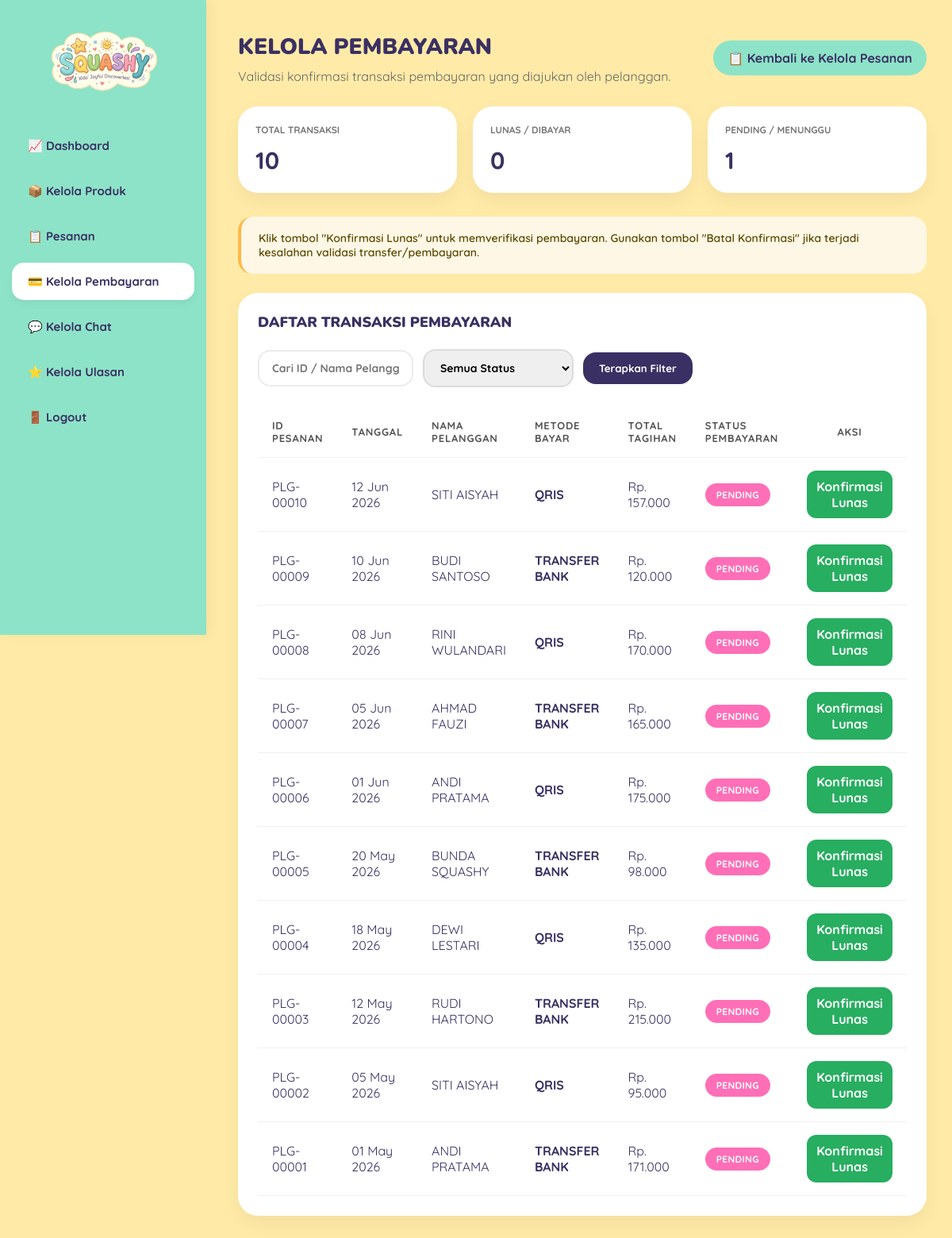
/admin/kelola_pembayaran.php, run on the app's committed database.
### tables this page shows
CREATE TABLE `payment` (
  `id_payment` int NOT NULL,
  `id_order` int NOT NULL,
  `metode_pembayaran` varchar(255) DEFAULT NULL,
  `status_pembayaran` varchar(100) DEFAULT 'pending',
  `waktu_bayar` timestamp NULL DEFAULT CURRENT_TIMESTAMP
);

CREATE TABLE `order` (
  `id_order` int NOT NULL,
  `id_user` int NOT NULL,
  `nomer_hp` varchar(100) DEFAULT NULL,
  `nama_pembeli` varchar(255) NOT NULL,
  `tanggal_pesanan` timestamp NULL DEFAULT CURRENT_TIMESTAMP,
  `total_tagihan` int NOT NULL,
  `status_pesanan` enum('pending','dibayar','diproses','dikirim','selesai','dibatalkan') DEFAULT 'pending',
  `snap_token` varchar(255) DEFAULT NULL,
  `no_resi` varchar(50) DEFAULT '',
  `nomor_resi` varchar(50) DEFAULT NULL
);

### admin/kelola_pembayaran.php (the view, shortened to what this page needs)
<?php
require_once '../config/database.php';
$search = isset($_GET['search']) ? mysqli_real_escape_string($conn, $_GET['search']) : '';
$status_pembayaran = isset($_GET['status_pembayaran']) ? mysqli_real_escape_string($conn, $_GET['status_pembayaran']) : 'Semua Status';
$where_clauses = ["1=1"];
$where_sql = implode(' AND ', $where_clauses);
$query_payments = "
SELECT
    o.id_order,
    o.nama_pembeli,
    o.tanggal_pesanan,
    o.total_tagihan,
    o.status_pesanan,
    p.id_payment,
    p.metode_pembayaran,
    p.status_pembayaran,
    p.waktu_bayar
FROM `order` o
LEFT JOIN payment p ON o.id_order = p.id_order
WHERE $where_sql
ORDER BY o.tanggal_pesanan DESC, o.id_order DESC
";
$result_payments = mysqli_query($conn, $query_payments);
$summary_sql = "
SELECT
    COUNT(*) as total_transaksi,
    SUM(CASE WHEN LOWER(p.status_pembayaran) = 'dibayar' OR LOWER(p.status_pembayaran) = 'selesai' THEN 1 ELSE 0 END) as total_lunas,
    SUM(CASE WHEN LOWER(p.status_pembayaran) = 'pending' OR p.status_pembayaran IS NULL THEN 1 ELSE 0 END) as total_pending
FROM `order` o
LEFT JOIN payment p ON o.id_order = p.id_order
";
$summary_res = mysqli_query($conn, $summary_sql);
$summary_data = mysqli_fetch_assoc($summary_res);
$total_transaksi = $summary_data['total_transaksi'] ?? 0;
$total_lunas = $summary_data['total_lunas'] ?? 0;
$total_pending = $summary_data['total_pending'] ?? 0;
?>
<!DOCTYPE html>
<html lang="id">
<head>
</head>
<body>
    <?php require_once '../components/layout/header_admin.php'; ?>
    <div class="main-content">
        <div class="header-dash">
            <div>
                <h1>KELOLA PEMBAYARAN</h1>
                <p style="color: var(--text-muted); margin-top: 8px;">Validasi konfirmasi transaksi pembayaran yang diajukan oleh pelanggan.</p>
            </div>
            <a href="kelola_pesanan.php" class="btn-status-link">📋 Kembali ke Kelola Pesanan</a>
        </div>
        <div class="top-cards-grid">
            <div class="stat-card">
                <span>Total Transaksi</span>
                <h2><?= number_format($total_transaksi, 0, ',', '.') ?></h2>
            </div>
            <div class="stat-card">
                <span>Lunas / Dibayar</span>
                <h2><?= number_format($total_lunas, 0, ',', '.') ?></h2>
            </div>
            <div class="stat-card">
                <span>Pending / Menunggu</span>
                <h2><?= number_format($total_pending, 0, ',', '.') ?></h2>
            </div>
        </div>
        <div class="info-note">
            Klik tombol "Konfirmasi Lunas" untuk memverifikasi pembayaran. Gunakan tombol "Batal Konfirmasi" jika terjadi kesalahan validasi transfer/pembayaran.
        </div>
        <div class="table-box">
            <h3>DAFTAR TRANSAKSI PEMBAYARAN</h3>
            <form method="GET" class="filter-form-bar">
                <input
                    type="text"
                    name="search"
                    placeholder="Cari ID / Nama Pelanggan..."
                    value="<?= htmlspecialchars($search) ?>">
                <select name="status_pembayaran">
                    <option value="Semua Status" <?= $status_pembayaran == 'Semua Status' ? 'selected' : '' ?>>Semua Status</option>
                </select>
                <button type="submit">Terapkan Filter</button>
            </form>
            <table class="squashy-table">
                <thead>
                    <tr>
                        <th>ID Pesanan</th>
                        <th>Tanggal</th>
                        <th>Nama Pelanggan</th>
                        <th>Metode Bayar</th>
                        <th>Total Tagihan</th>
                        <th>Status Pembayaran</th>
                        <th style="text-align:center;">Aksi</th>
                    </tr>
                </thead>
                <tbody>
                    <?php if ($result_payments && mysqli_num_rows($result_payments) > 0): ?>
                        <?php while ($row = mysqli_fetch_assoc($result_payments)): ?>
                            <?php $display_id = "PLG-" . str_pad($row['id_order'], 5, "0", STR_PAD_LEFT); ?>
                            <tr>
                                <td><?= $display_id ?></td>
                                <td><?= date('d M Y', strtotime($row['tanggal_pesanan'])) ?></td>
                                <td><?= htmlspecialchars(strtoupper($row['nama_pembeli'])) ?></td>
                                <td><strong><?= htmlspecialchars(strtoupper($row['metode_pembayaran'] ?? '-')) ?></strong></td>
                                <td>Rp. <?= number_format($row['total_tagihan'], 0, ',', '.') ?></td>
                                <td>
                                    <?php
                                    $is_lunas = strtolower($row['status_pembayaran']) === 'dibayar' || strtolower($row['status_pembayaran']) === 'selesai';
                                    $status_label = $is_lunas ? 'chip-lunas' : 'chip-pending';
                                    $status_text = $is_lunas ? 'Lunas' : 'Pending';
                                    ?>
                                    <span class="status-chip <?= $status_label ?>"><?= $status_text ?></span>
                                </td>
                                <td style="text-align:center;">
                                    <div class="actions-cell">
                                        <?php if (!$is_lunas): ?>
                                            <a href="kelola_pembayaran.php?id=<?= $row['id_order'] ?>&action=confirm" class="btn-action bg-confirm">Konfirmasi Lunas</a>
                                        <?php else: ?>
                                            <a href="kelola_pembayaran.php?id=<?= $row['id_order'] ?>&action=reset" class="btn-action bg-reset">Batal Konfirmasi</a>
                                        <?php endif; ?>
                                    </div>
                                </td>
                            </tr>
                        <?php endwhile; ?>
                    <?php else: ?>
                        <tr>
                            <td colspan="7" style="text-align:center; padding:32px; color:#888;">Tidak ada data transaksi pembayaran ditemukan.</td>
                        </tr>
                    <?php endif; ?>
                </tbody>
            </table>
        </div>
    </div>
</body>
</html>

### admin/kelola_pembayaran.php (style rules this page uses)
:root { --mint-bg: #8DE3C7; --cream-bg: #FFEAA7; --dark-purple: #3A3063; --green-card: #27AE60; --orange-card: #F2994A; --blue-card: #4DA8FF; --soft-green: #A8E6CF; --white: #FFFFFF; --text-muted: #666; --pink-card: #FF6FB7; }
* { margin: 0; padding: 0; box-sizing: border-box; }
body { font-family: 'Quicksand', sans-serif; background-color: var(--cream-bg); color: var(--dark-purple); min-height: 100vh; display: flex; }
.main-content { margin-left: 260px; flex: 1; padding: 40px; min-height: 100vh; }
.header-dash { display: flex; justify-content: space-between; align-items: center; margin-bottom: 28px; gap: 20px; flex-wrap: wrap; }
.header-dash h1 { font-family: 'Nunito', sans-serif; font-size: 28px; font-weight: 900; }
.btn-status-link, .btn-action { display: inline-flex; align-items: center; justify-content: center; gap: 8px; border: none; border-radius: 999px; background: var(--mint-bg); color: var(--dark-purple); font-weight: 700; text-decoration: none; padding: 12px 18px; transition: transform 0.2s ease, box-shadow 0.2s ease; }
.top-cards-grid { display: grid; grid-template-columns: repeat(3, minmax(180px, 1fr)); gap: 20px; margin-bottom: 30px; }
.stat-card { background: white; border-radius: 25px; padding: 22px; box-shadow: 0 10px 25px rgba(0, 0, 0, 0.05); }
.stat-card span { display: block; font-size: 12px; font-weight: 700; text-transform: uppercase; margin-bottom: 12px; color: #777; }
.stat-card h2 { font-size: 30px; font-weight: 900; }
.status-chip { display: inline-block; padding: 7px 14px; border-radius: 999px; font-size: 12px; font-weight: 700; color: var(--white); text-transform: uppercase; letter-spacing: 0.3px; }
.chip-pending { background: var(--pink-card); }
.table-box { background: white; border-radius: 25px; padding: 25px; box-shadow: 0 10px 25px rgba(0, 0, 0, 0.05); }
.table-box h3 { font-family: 'Nunito', sans-serif; font-size: 18px; font-weight: 900; margin-bottom: 22px; }
.filter-form-bar { display: flex; flex-wrap: wrap; gap: 12px; margin-bottom: 24px; align-items: center; }
.filter-form-bar input, .filter-form-bar select { border: 2px solid rgba(0, 0, 0, 0.08); border-radius: 16px; padding: 12px 16px; font-size: 14px; min-width: 190px; outline: none; font-family: 'Quicksand', sans-serif; font-weight: 700; }
.filter-form-bar button { border: none; background: var(--dark-purple); color: white; border-radius: 16px; padding: 12px 20px; font-weight: 700; cursor: pointer; font-family: 'Quicksand', sans-serif; transition: all 0.2s ease; }
.squashy-table { width: 100%; border-collapse: collapse; min-width: 800px; }
.squashy-table th, .squashy-table td { padding: 16px 18px; border-bottom: 1px solid #F0F0F0; text-align: left; }
.squashy-table th { font-size: 13px; font-weight: 900; letter-spacing: 0.8px; color: #555; text-transform: uppercase; }
.actions-cell { display: flex; gap: 8px; flex-wrap: wrap; justify-content: center; }
.btn-action { border: none; padding: 10px 12px; border-radius: 12px; cursor: pointer; text-decoration: none; font-weight: 700; color: var(--white); min-width: 95px; text-align: center; font-family: 'Quicksand', sans-serif; }
.bg-confirm { background: var(--green-card); }
.info-note { background: #FFF7E6; border-left: 4px solid #FFB847; padding: 18px 22px; border-radius: 18px; margin-bottom: 24px; color: #5C4A00; font-size: 14px; font-weight: 600; }

### components/layout/header_admin.php (style rules this page uses)
:root { --mint-bg: #8DE3C7; --cream-bg: #FFEAA7; --dark-purple: #3A3063; --white: #FFFFFF; }
body { margin: 0; font-family: 'Quicksand', sans-serif; background-color: var(--cream-bg); color: var(--dark-purple); display: flex; }
.main-content { margin-left: 260px; flex: 1; padding: 40px; min-height: 100vh; }

### data on the page
payment: id_order.id_order "PLG-00010", id_order.tanggal_pesanan "12 Jun 2026", id_order.nama_pembeli "SITI AISYAH", metode_pembayaran "QRIS", id_order.total_tagihan "157.000", status_pembayaran "PENDING"
payment: id_order.id_order "PLG-00009", id_order.tanggal_pesanan "10 Jun 2026", id_order.nama_pembeli "BUDI SANTOSO", metode_pembayaran "TRANSFER BANK", id_order.total_tagihan "120.000", status_pembayaran "PENDING"
payment: id_order.id_order "PLG-00008", id_order.tanggal_pesanan "08 Jun 2026", id_order.nama_pembeli "RINI WULANDARI", metode_pembayaran "QRIS", id_order.total_tagihan "170.000", status_pembayaran "PENDING"
payment: id_order.id_order "PLG-00007", id_order.tanggal_pesanan "05 Jun 2026", id_order.nama_pembeli "AHMAD FAUZI", metode_pembayaran "TRANSFER BANK", id_order.total_tagihan "165.000", status_pembayaran "PENDING"
payment: id_order.id_order "PLG-00006", id_order.tanggal_pesanan "01 Jun 2026", id_order.nama_pembeli "ANDI PRATAMA", metode_pembayaran "QRIS", id_order.total_tagihan "175.000", status_pembayaran "PENDING"
payment: id_order.id_order "PLG-00005", id_order.tanggal_pesanan "20 May 2026", id_order.nama_pembeli "BUNDA SQUASHY", metode_pembayaran "TRANSFER BANK", id_order.total_tagihan "98.000", status_pembayaran "PENDING"
payment: id_order.id_order "PLG-00004", id_order.tanggal_pesanan "18 May 2026", id_order.nama_pembeli "DEWI LESTARI", metode_pembayaran "QRIS", id_order.total_tagihan "135.000", status_pembayaran "PENDING"
payment: id_order.id_order "PLG-00003", id_order.tanggal_pesanan "12 May 2026", id_order.nama_pembeli "RUDI HARTONO", metode_pembayaran "TRANSFER BANK", id_order.total_tagihan "215.000", status_pembayaran "PENDING"
payment: id_order.id_order "PLG-00002", id_order.tanggal_pesanan "05 May 2026", id_order.nama_pembeli "SITI AISYAH", metode_pembayaran "QRIS", id_order.total_tagihan "95.000", status_pembayaran "PENDING"
payment: id_order.id_order "PLG-00001", id_order.tanggal_pesanan "01 May 2026", id_order.nama_pembeli "ANDI PRATAMA", metode_pembayaran "TRANSFER BANK", id_order.total_tagihan "171.000", status_pembayaran "PENDING"

### other printed values
$total_transaksi "10"
$total_lunas "0"
$total_pending "1"
